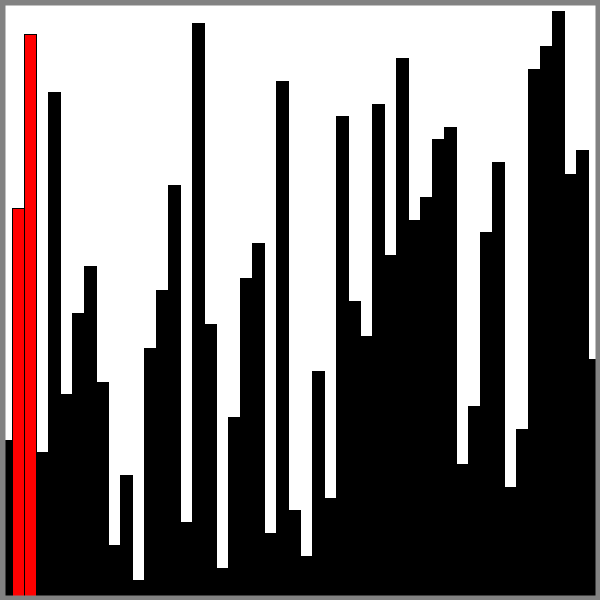
Frame 1 (no input)
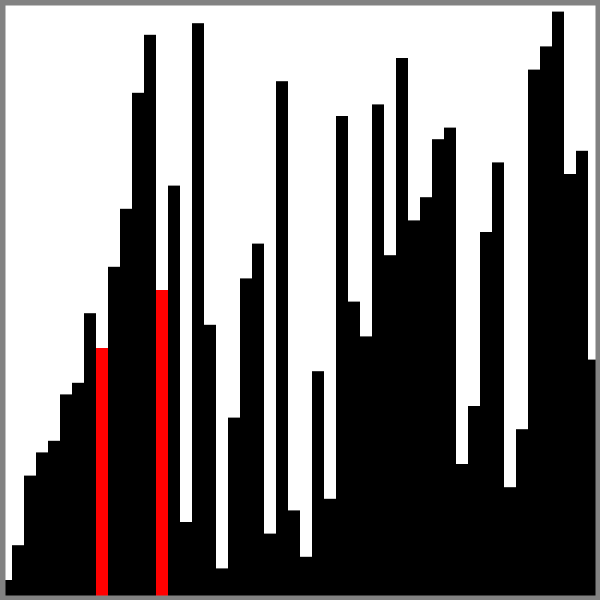
Frame 60 (the mouse pressed at the canvas centre just before this capture)
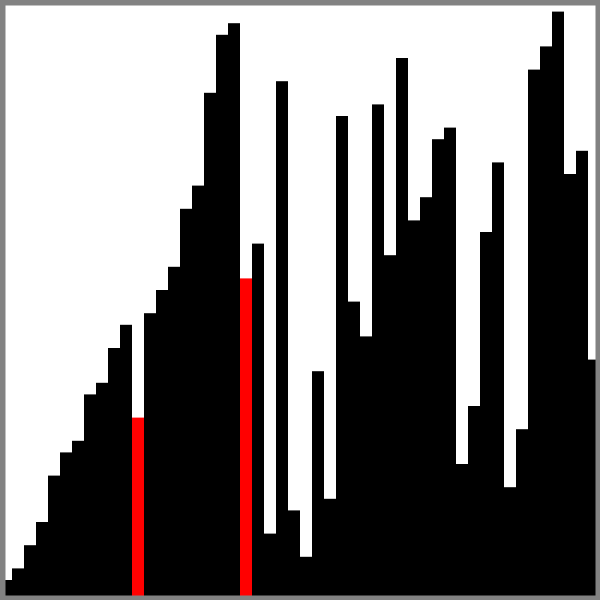
Frame 120 (the mouse held since frame 60 and released just before this capture)

The Processing sketch that drew these frames (run headless with seeded random() and noise(); from frame 60 on, the mouse is pressed at the canvas centre):

// Processing sketch: InsertionSort
// ── InsertionSort.pde
ArrayList<Integer> array = new ArrayList();
float w;
int total = 50;
int currentI = 1;
int highestI = 1;

void setup(){
   size(600,600);
   w = width/total;
    for (int i = 0; i < total; i++){
      array.add(i);
    }
    ArrayList<Integer> new_array = new ArrayList();
    while(array.size()>0){
        int i = floor(random(0,array.size()));
        int number = array.remove(i);
        new_array.add(number);
    }
    array=new_array;
}

void draw(){ 
  background(255);

  if(array.get(currentI -1) > array.get(currentI)){
    int high = array.get(currentI-1);
    int low = array.get(currentI);
    array.set(currentI-1,low);
    array.set(currentI,high);
  }else{
    highestI++;
    currentI = highestI;
    if(highestI == array.size()+1){
      noLoop();
    }
  }
  if(currentI == 1){
    highestI++;
    currentI = highestI;
  }
  currentI--;
  
  for(int i = 0; i < array.size(); i++){
    if (i == currentI || i == highestI){
      fill(255,0,0);
    }else{
      fill(0);
    }
    float h = map(array.get(i),0,total,20,height);
    rect(i*w,height-h,w,h);
  } 
  noFill();
  stroke(130);
  strokeWeight(10);
  rect(0,0,width,height);
  noStroke();
}
